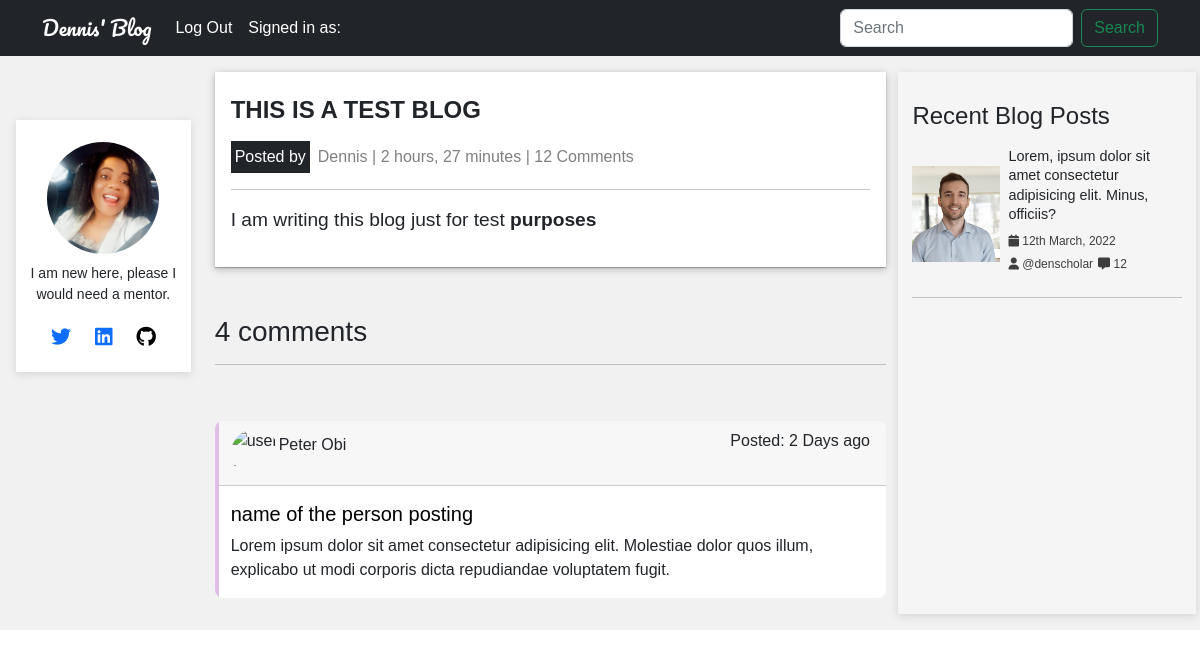
Screenshot of /post/8/ (signed in) with the database file from the repository.
### users/models.py (models this page shows, shortened)
class Profile(models.Model):
    user = models.OneToOneField(User, on_delete=models.CASCADE)
    image = models.ImageField(default='default.png', upload_to='profile_pics')
    bio = models.TextField(max_length=300, default='As a new user, kindly update your profile to reflect your bio.')

### blog/models.py (models this page shows, shortened)
class Post(models.Model):
    author = models.ForeignKey(User, on_delete=models.CASCADE)
    title = models.CharField(max_length = 150)
    body = RichTextField(blank=True, null=True)
    dateCreated = models.DateTimeField(default=timezone.now)

### blog/views.py (the view)
# urls.py: path("post/<int:pk>/", PostDetailView.as_view(), name="post-detail"),
class PostDetailView(DetailView):
    model = Post
    context_object_name = 'post'
    template_name='blog/detail.html'

### blog/templates/blog/detail.html (shortened to what this page needs)
{% extends 'blog/base.html' %}
{% load static %}
{% block content %}
<div class="p-lg-3 background">
    <div class="row">
      <div class="col-sm-4 col-md-2 text-center my-5 left">
       {% include "blog/profile.html" %}
      </div>
      <div class="col-sm-4 offset-sm-2 col-md-7 offset-md-0 center">
        <div class="container inner-container">
            <h3 class="heading py-2">{{ post.title | upper }}</h3>
            <div class="d-flex justify-content-between align-items-center">
              <div class="d-flex align-items-center gap-2">
                <span class="text-bg-dark p-1">Posted by</span><p class="m-0 text-black text-opacity-50">{{ post.author.profile.user | title}} | {{post.dateCreated | timesince}} | 12 Comments</p>
              </div>
            </div>
            <hr>
            <div class="content">
              {{ post.body|safe }}
            </div>
        </div>
        <div class="comment-section mt-5">
          <h3>4 comments</h3>
          <hr>
          <div class="comments">
            <div class="card my-3">
              <div class="card-header d-flex justify-content-between align-content-center">
                <div class="thumbnail d-flex justify-content-start align-items-center">
                  <img class="" src= "#" alt="user-image">
                  <p>Peter Obi </p>
                </div>
                <p class="">Posted: 2 Days ago</p>
              </div>
              <div class="card-body">
                <a class="text-decoration-none text-black" href="#"><h5 class="card-title">name of the person posting</h5></a>
                <p class="card-text">Lorem ipsum dolor sit amet consectetur adipisicing elit. Molestiae dolor quos illum, explicabo ut modi corporis dicta repudiandae voluptatem fugit.</p>
              </div>
            </div>
          </div>
        </div>
      </div>
      <div class="col-sm-4 offset-sm-2 col-md-3 offset-md-0 right">
        {% include "blog/recent_articles.html" %}
      </div>
    </div>
  </div>
{% endblock content %}

### blog/templates/blog/profile.html (shortened to what this page needs)
{% load static %}
{% if user.is_authenticated  %}
<div class="profile-page">
    <div class="image mt-3">
        <img src= "{{user.profile.image.url}}" alt="profile-image">
    </div>
    <p class='bio p-1'>{{ user.profile.bio }}</p>
    <div class="social-icons d-flex justify-content-center gap-4 my-3">
        <a href=""><i class="fa-brands fa-twitter fa-lg"></i></a>
        <a href=""><i class="fa-brands fa-linkedin fa-lg"></i></a>
        <a href=""><i class="fa-brands fa-github fa-lg"></i></a>
    </div>
</div>
{% endif %}

### static/styles/profile.css (style rules this page uses)
.fa-github { color: black; }
.profile-page { box-shadow: rgba(99, 99, 99, 0.2) 0px 2px 8px 0px; padding: 0.4rem; width: 100%; background: white; }
.profile-page .image img { border-radius: 50%; height: 7rem; width: 7rem; object-fit: cover; }
.bio { font-size: 14px; }
.image img { width: 5rem; height: 5rem; }

### blog/static/blog/styles/home.css (style rules this page uses)
.thumbnail img { border-radius: 50%; width: 3rem; height: 3rem; }

### static/styles/home.css (style rules this page uses)
.row .right { background: whitesmoke; box-shadow: rgba(99, 99, 99, 0.2) 0px 2px 8px 0px; padding: 0.4rem; }

### static/styles/profile_page.css (style rules this page uses)
.card { border:none; position:relative; overflow:hidden; border-radius:8px; }
.card:before { content:""; position:absolute; left:0; top:0; width:4px; height:100%; background-color:#E1BEE7; transform:scaleY(1); transition:all 0.5s; transform-origin: bottom }
.card:after { content:""; position:absolute; left:0; top:0; width:4px; height:100%; background-color:#8E24AA; transform:scaleY(0); transition:all 0.5s; transform-origin: bottom }

### static/styles/detail.css (style rules this page uses)
body { font-family: 'Poppins', sans-serif; }
.background { background-color: #f1f1f1; font-family: 'Poppins', sans-serif; }
.inner-container { background: white; padding: 1rem; box-shadow: rgba(0, 0, 0, 0.25) 0px 0.0625em 0.0625em, rgba(0, 0, 0, 0.25) 0px 0.125em 0.5em, rgba(255, 255, 255, 0.1) 0px 0px 0px 1px inset; }
.inner-container h3 { font-size: 1.5rem; font-weight: bold; }

### rows the page displays
Post: title "THIS IS A TEST BLOG", author.profile.user "Dennis", dateCreated "2 hours, 27 minutes", body "I am writing this blog just for test purposes"

### other values shown
{{ user.profile.bio }} "I am new here, please I would need a mentor."
